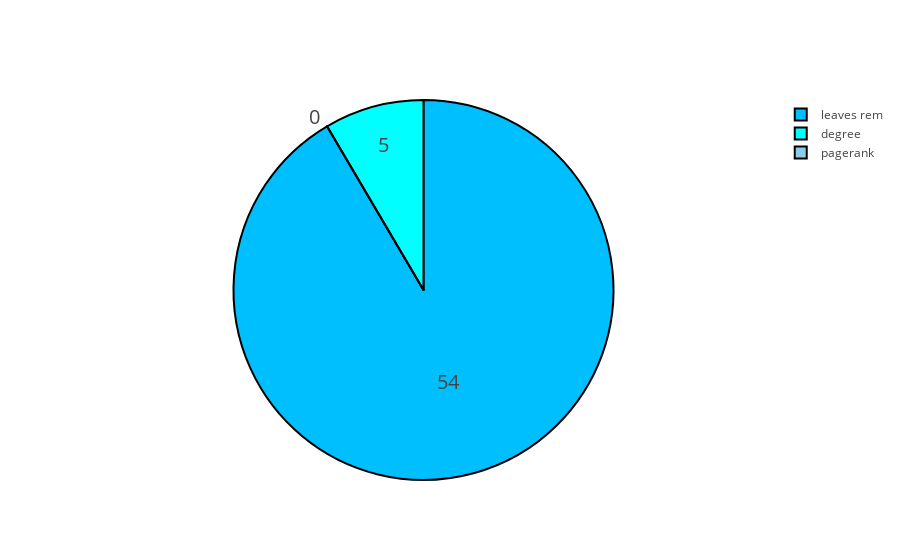

Notebook source saved alongside this figure:
### Code cell
graph_size=[100,200,300,400,500,600,700,800,900,1000,1500,2000,2500,3000,4000,5000,10000]
victories_300_p3r={}
victories_300_p3r['leaves rem']=0
victories_300_p3r['pagerank']=0
victories_300_p3r['degree']=0

for N in [300]:
    results_rl=[]
    start_time=time.time()
    for i in range(0,500):
        p3r=areg(N)
        #LEAVES REMOVAL TIME
        rl=rem2(p3r)
        if rl==0:
            victories_300_p3r['leaves rem']+=1 
        #PAGERANK TIME
        pr_list=nx.pagerank(p3r)
        pr=max(pr_list.iteritems(), key=operator.itemgetter(1))[0]
        if pr==0:
            victories_300_p3r['pagerank']+=1
        #DEGREE TIME
        dc_list=nx.degree_centrality(p3r)
        list_maximum=[]
        center=max(dc_list.iteritems(), key=operator.itemgetter(1))[1]
        for i in range(N):
                if dc_list[i]==center:
                    list_maximum.append([i,dc_list[i]])
        pair=random.choice(list_maximum)
        if pair[0]==0:
            victories_300_p3r['degree']+=1
labels=[]
values=[]
colors = ['azure', 'skyblue', 'aqua']
for key, value in victories_300_p3r.iteritems() :
    labels.append(key)
    values.append(value)



trace = go.Pie(labels=labels, values=values,
               hoverinfo='label+percent', textinfo='value', 
               textfont=dict(size=20),
               marker=dict(colors=colors2, 
                           line=dict(color='#000000', width=2)))

iplot([trace], filename='styled_pie_chart')

### Figure 1 — Plotly figure (JSON) as saved in the notebook; plotly's stock layout.template omitted (floating-point values rounded to 4 significant figures)
{"data": [{"hoverinfo": "label+percent", "labels": ["leaves rem", "pagerank", "degree"], "marker": {"colors": ["deepskyblue", "skyblue", "aqua"], "line": {"color": "#000000", "width": 2}}, "textfont": {"size": 20}, "textinfo": "value", "type": "pie", "values": [54, 0, 5]}], "layout": {}}
